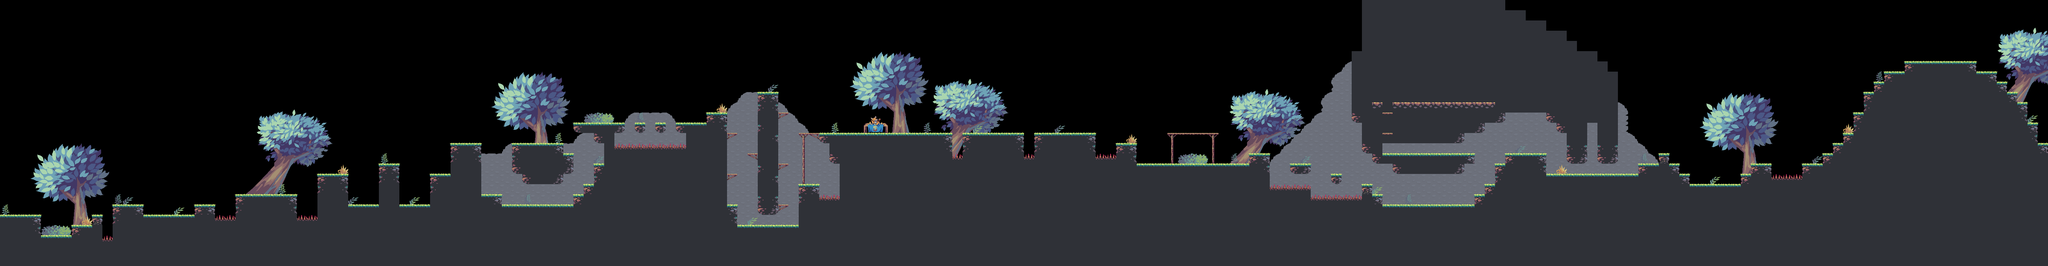

The image is a tile-based game level rendered from a .tmx file. Its description and source (layers, tilesets, objects; grid data summarised) follow:
An orthogonal 200x26 tile map with 32x32 px tiles, 8 tile layers (Trees, Back, Block, Detail, ...) and 131 objects.

<map version="1.0" orientation="orthogonal" renderorder="right-down" width="200" height="26" tilewidth="32" tileheight="32" nextobjectid="143">
 <properties>
  <property name="BGM" value="PeteThePirate" />
  <property name="Completion Time" value="00:02:00" />
 </properties>
 <tileset firstgid="1" name="Tile" tilewidth="32" tileheight="32" tilecount="408" columns="12">
  <image source="../imgs/tilesets/Tileset.png" width="384" height="1088" />
 </tileset>
 <layer name="Trees" width="200" height="26">
  <data>[5200 cells, 578 non-empty, 153 distinct tile ids]</data>
 </layer>
 <layer name="Back" width="200" height="26">
  <data>[5200 cells, 2082 non-empty, 7 distinct tile ids]</data>
 </layer>
 <layer name="Block" width="200" height="26">
  <data>[5200 cells, 634 non-empty, 14 distinct tile ids]</data>
 </layer>
 <layer name="Detail" width="200" height="26">
  <data>[5200 cells, 81 non-empty, 20 distinct tile ids]</data>
 </layer>
 <layer name="Grass" width="200" height="26">
  <data>[5200 cells, 243 non-empty, 6 distinct tile ids]</data>
 </layer>
 <layer name="Platform" width="200" height="26">
  <data>[5200 cells, 15 non-empty, 1 distinct tile ids]</data>
 </layer>
 <layer name="Spikes" width="200" height="26">
  <data>[5200 cells, 30 non-empty, 1 distinct tile ids]</data>
 </layer>
 <layer name="Vendor" width="200" height="26">
  <data>[5200 cells, 6 non-empty, 6 distinct tile ids]</data>
 </layer>
 <objectgroup name="Player Spawn">
  <object id="1" gid="97" x="32" y="672" width="32" height="32" />
 </objectgroup>
 <objectgroup name="Enemies">
  <object id="2" gid="101" x="608" y="640" width="32" height="32">
   <properties>
    <property name="FlipHorizontal" value="True" />
    <property name="Type" value="TurtleWheel" />
   </properties>
  </object>
  <object id="3" gid="99" x="448" y="608" width="32" height="32">
   <properties>
    <property name="FlyWidth" value="128" />
    <property name="type" value="Parrot" />
   </properties>
  </object>
  <object id="4" gid="99" x="160" y="640" width="32" height="32">
   <properties>
    <property name="FlyWidth" value="96" />
    <property name="type" value="Parrot" />
   </properties>
  </object>
  <object id="5" gid="101" x="1216" y="512" width="32" height="32">
   <properties>
    <property name="FlipHorizontal" value="True" />
    <property name="Type" value="TurtleWheel" />
   </properties>
  </object>
  <object id="6" gid="101" x="1376" y="544" width="32" height="32">
   <properties>
    <property name="FlipHorizontal" value="True" />
    <property name="Type" value="TurtleWheel" />
   </properties>
  </object>
  <object id="7" gid="99" x="1024" y="480" width="32" height="32">
   <properties>
    <property name="FlyWidth" value="192" />
    <property name="type" value="Parrot" />
   </properties>
  </object>
  <object id="8" gid="99" x="1216" y="448" width="32" height="32">
   <properties>
    <property name="FlyWidth" value="192" />
    <property name="type" value="Parrot" />
   </properties>
  </object>
  <object id="9" gid="100" x="832" y="640" width="32" height="32">
   <properties>
    <property name="Type" value="Mole" />
   </properties>
  </object>
  <object id="10" gid="101" x="1696" y="448" width="32" height="32">
   <properties>
    <property name="FlipHorizontal" value="True" />
    <property name="Type" value="TurtleWheel" />
   </properties>
  </object>
  <object id="11" gid="98" x="2144" y="384" width="32" height="32">
   <properties>
    <property name="FlipHorizontal" value="true" />
    <property name="type" value="SniperPig" />
   </properties>
  </object>
  <object id="12" gid="100" x="3104" y="448" width="32" height="32">
   <properties>
    <property name="Type" value="Mole" />
   </properties>
  </object>
  <object id="13" gid="100" x="3328" y="448" width="32" height="32">
   <properties>
    <property name="Type" value="Mole" />
   </properties>
  </object>
  <object id="14" gid="101" x="2368" y="288" width="32" height="32">
   <properties>
    <property name="FlipHorizontal" value="True" />
    <property name="Type" value="TurtleWheel" />
   </properties>
  </object>
  <object id="15" gid="98" x="3360" y="416" width="32" height="32">
   <properties>
    <property name="FlipHorizontal" value="true" />
    <property name="type" value="SniperPig" />
   </properties>
  </object>
  <object id="16" gid="98" x="1792" y="608" width="32" height="32">
   <properties>
    <property name="FlipHorizontal" value="true" />
    <property name="type" value="SniperPig" />
   </properties>
  </object>
  <object id="17" gid="101" x="3904" y="480" width="32" height="32">
   <properties>
    <property name="FlipHorizontal" value="True" />
    <property name="Type" value="TurtleWheel" />
   </properties>
  </object>
  <object id="18" gid="101" x="3744" y="416" width="32" height="32">
   <properties>
    <property name="FlipHorizontal" value="True" />
    <property name="Type" value="TurtleWheel" />
   </properties>
  </object>
  <object id="19" gid="101" x="4320" y="480" width="32" height="32">
   <properties>
    <property name="FlipHorizontal" value="True" />
    <property name="Type" value="TurtleWheel" />
   </properties>
  </object>
  <object id="20" gid="98" x="4544" y="640" width="32" height="32">
   <properties>
    <property name="FlipHorizontal" value="true" />
    <property name="type" value="SniperPig" />
   </properties>
  </object>
  <object id="21" gid="98" x="4608" y="608" width="32" height="32">
   <properties>
    <property name="FlipHorizontal" value="true" />
    <property name="type" value="SniperPig" />
   </properties>
  </object>
  <object id="22" gid="98" x="5440" y="544" width="32" height="32">
   <properties>
    <property name="FlipHorizontal" value="true" />
    <property name="type" value="SniperPig" />
   </properties>
  </object>
  <object id="24" gid="98" x="5408" y="576" width="32" height="32">
   <properties>
    <property name="FlipHorizontal" value="true" />
    <property name="type" value="SniperPig" />
   </properties>
  </object>
  <object id="25" gid="101" x="5248" y="544" width="32" height="32">
   <properties>
    <property name="FlipHorizontal" value="True" />
    <property name="Type" value="TurtleWheel" />
   </properties>
  </object>
  <object id="26" gid="99" x="3648" y="352" width="32" height="32">
   <properties>
    <property name="FlyWidth" value="192" />
    <property name="type" value="Parrot" />
   </properties>
  </object>
  <object id="27" gid="99" x="4320" y="608" width="32" height="32">
   <properties>
    <property name="FlyWidth" value="256" />
    <property name="type" value="Parrot" />
   </properties>
  </object>
  <object id="28" gid="101" x="5056" y="544" width="32" height="32">
   <properties>
    <property name="FlipHorizontal" value="True" />
    <property name="Type" value="TurtleWheel" />
   </properties>
  </object>
  <object id="29" gid="98" x="5088" y="544" width="32" height="32">
   <properties>
    <property name="FlipHorizontal" value="true" />
    <property name="type" value="SniperPig" />
   </properties>
  </object>
 </objectgroup>
 <objectgroup name="Checkpoints">
  <object id="31" gid="108" x="2624" y="416" width="32" height="32" />
  <object id="36" gid="108" x="6048" y="192" width="32" height="32">
   <properties>
    <property name="EndFlag" value="true" />
   </properties>
  </object>
 </objectgroup>
 <objectgroup name="Shops">
  <object id="33" gid="105" x="2784" y="416" width="32" height="32">
   <properties>
    <property name="Type" value="Ammo" />
   </properties>
  </object>
  <object id="34" gid="106" x="2848" y="416" width="32" height="32">
   <properties>
    <property name="Type" value="Hearts" />
   </properties>
  </object>
  </objectgroup>
 <objectgroup name="Coins">
  <!-- 98 objects omitted --></objectgroup>
</map>
<!-- 99 of 131 objects omitted -->
